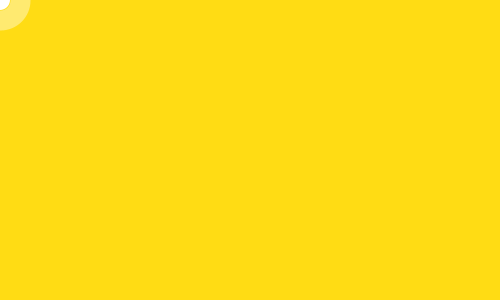
Frame 1 (no input)
Frame 60 (the mouse pressed at the canvas centre just before this capture): identical to frame 1, image omitted
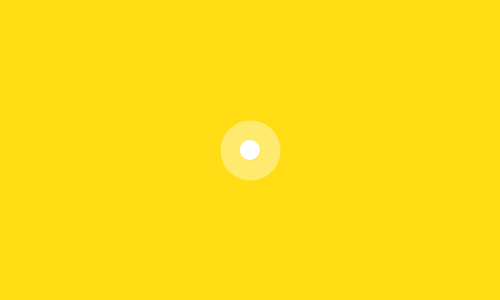
Frame 120 (the mouse held since frame 60 and released just before this capture)

The Processing sketch that drew these frames (run headless with seeded random() and noise(); from frame 60 on, the mouse is pressed at the canvas centre):

// Processing sketch: processing_107463
// ── processing_107463.pde

float x = 0;
float y = 0;
float angle1 = 0.0;
float segLength = 0;

void setup() {
  size(500, 300);
  strokeWeight(40);
  stroke(255,100);
}

void draw() {
  background(255,220,20);
  
  float dx = mouseX - x;
  float dy = mouseY - y;
  angle1 = atan2(dy, dx);  
  x = mouseX - (cos(angle1) * segLength);
  y = mouseY - (sin(angle1) * segLength);
 
  segment(-30, -30, 0); 
  ellipse(x, y, 20, 20);
}

void segment(float x, float y, float a) {
  pushMatrix();
  translate(x, y);
  rotate(a);
  line(0, 0, 0, 0);
  popMatrix();
}
